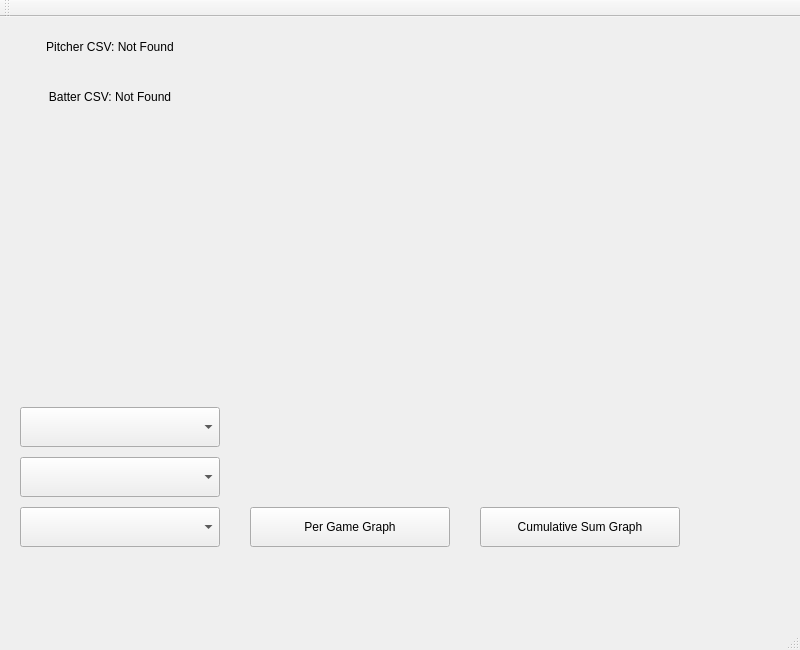
<?xml version="1.0" encoding="UTF-8"?>
<ui version="4.0">
 <class>FG_Window</class>
 <widget class="QMainWindow" name="FG_Window">
  <property name="geometry">
   <rect>
    <x>0</x>
    <y>0</y>
    <width>800</width>
    <height>650</height>
   </rect>
  </property>
  <property name="windowTitle">
   <string>FG_Window</string>
  </property>
  <widget class="QWidget" name="centralWidget">
   <widget class="QComboBox" name="type_select">
    <property name="geometry">
     <rect>
      <x>20</x>
      <y>390</y>
      <width>200</width>
      <height>40</height>
     </rect>
    </property>
   </widget>
   <widget class="QComboBox" name="player_select">
    <property name="geometry">
     <rect>
      <x>20</x>
      <y>440</y>
      <width>200</width>
      <height>40</height>
     </rect>
    </property>
   </widget>
   <widget class="QComboBox" name="stat_select">
    <property name="geometry">
     <rect>
      <x>20</x>
      <y>490</y>
      <width>200</width>
      <height>40</height>
     </rect>
    </property>
   </widget>
   <widget class="QPushButton" name="per_game_button">
    <property name="geometry">
     <rect>
      <x>250</x>
      <y>490</y>
      <width>200</width>
      <height>40</height>
     </rect>
    </property>
    <property name="text">
     <string>Per Game Graph</string>
    </property>
   </widget>
   <widget class="QPushButton" name="cum_sum_button">
    <property name="geometry">
     <rect>
      <x>480</x>
      <y>490</y>
      <width>200</width>
      <height>40</height>
     </rect>
    </property>
    <property name="text">
     <string>Cumulative Sum Graph</string>
    </property>
   </widget>
   <widget class="QLabel" name="pitcher_label">
    <property name="geometry">
     <rect>
      <x>10</x>
      <y>10</y>
      <width>200</width>
      <height>40</height>
     </rect>
    </property>
    <property name="text">
     <string>Pitcher CSV: Not Found</string>
    </property>
    <property name="alignment">
     <set>Qt::AlignCenter</set>
    </property>
   </widget>
   <widget class="QLabel" name="batter_label">
    <property name="geometry">
     <rect>
      <x>10</x>
      <y>60</y>
      <width>200</width>
      <height>40</height>
     </rect>
    </property>
    <property name="text">
     <string>Batter CSV: Not Found</string>
    </property>
    <property name="alignment">
     <set>Qt::AlignCenter</set>
    </property>
   </widget>
  </widget>
  <widget class="QMenuBar" name="menuBar">
   <property name="geometry">
    <rect>
     <x>0</x>
     <y>0</y>
     <width>800</width>
     <height>21</height>
    </rect>
   </property>
  </widget>
  <widget class="QToolBar" name="mainToolBar">
   <attribute name="toolBarArea">
    <enum>TopToolBarArea</enum>
   </attribute>
   <attribute name="toolBarBreak">
    <bool>false</bool>
   </attribute>
  </widget>
  <widget class="QStatusBar" name="statusBar"/>
 </widget>
 <layoutdefault spacing="6" margin="11"/>
 <resources/>
 <connections/>
</ui>
